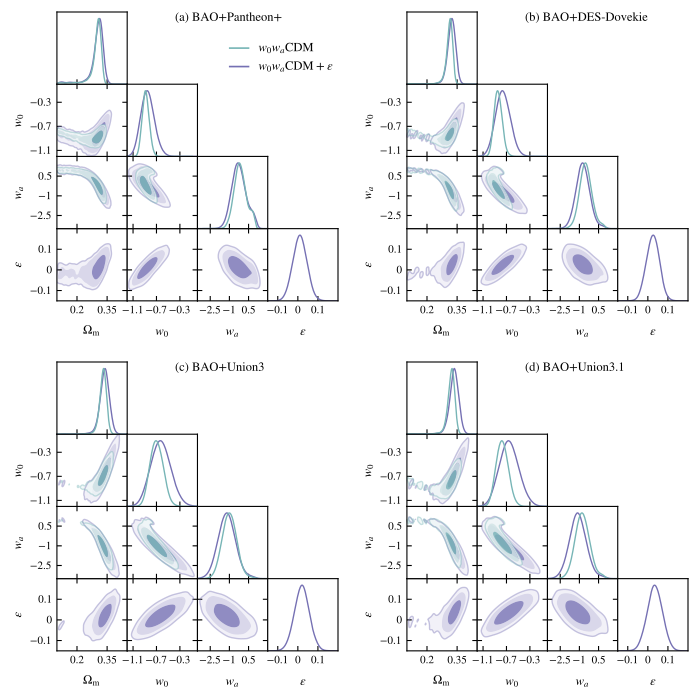

Here is the Python script that generated this plot:
#!/usr/bin/env python3
"""Figure 5: w0waCDM and w0waCDM + epsilon triangle plots for each SN compilation.

Each 3.5-inch panel is a native GetDist triangle plot overlaying the CPL
posterior with epsilon = 0 (no epsilon subplots) and with free epsilon. All
panels share the same limits and ticks so they can be compared directly. The
four vector panels are assembled, without rasterization, into one 7 x 7 inch PDF.
"""
from __future__ import annotations

import json
import sys
import tempfile
from pathlib import Path

# Direct execution puts figures/ on the import path; include the project root.
if __package__ in (None, ""):
    sys.path.insert(0, str(Path(__file__).resolve().parent.parent))

from figures.common import FIGURE_DIR, PURPLE, SAMPLE_KEYS, STYLE, TEAL, write_values

import matplotlib as mpl
import matplotlib.pyplot as plt
import numpy as np
import pymupdf
from getdist import MCSamples, chains, plots
from matplotlib.lines import Line2D

from src.posterior_io import RUN_ROOT, load_run
from src.release_io import repo_relative

OUTPUT = FIGURE_DIR / "figure5.pdf"
# (model, colour, legend label); free epsilon is drawn first, as in Fig. 2.
MODELS = (
    ("w0wa-epsilon", PURPLE, r"$w_0w_a{\rm CDM} + \varepsilon$"),
    ("w0wa", TEAL, r"$w_0w_a{\rm CDM}$"),
)
PARAMETER_LABELS = {"Omega_m": r"\Omega_{\rm m}", "w0": r"w_0", "wa": r"w_a", "epsilon": r"\epsilon"}
PARAMETERS = tuple(PARAMETER_LABELS)
# Shared limits, tick positions and tick labels for every panel.
AXES = {
    "Omega_m": ((0.10, 0.45), [0.2, 0.35], [r"$0.2$", r"$0.35$"]),
    "w0": ((-1.20, 0.00), [-1.1, -0.7, -0.3], [r"$-1.1$", r"$-0.7$", r"$-0.3$"]),
    "wa": ((-3.5, 2.0), [-2.5, -1.0, 0.5], [r"$-2.5$", r"$-1$", r"$0.5$"]),
    "epsilon": ((-0.15, 0.2), [-0.1, 0.0, 0.1], [r"$-0.1$", r"$0$", r"$0.1$"]),
}
PANEL_TITLES = (r"(a) BAO$+$Pantheon$+$", r"(b) BAO$+$DES-Dovekie",
                r"(c) BAO$+$Union3", r"(d) BAO$+$Union3.1")
FIGURE_SIZE_IN = 7.0
PANEL_SIZE_IN = 3.5
CONTOUR_PROBABILITIES = [0.68, 0.95, 0.99]


def load_posterior(sample: str, model: str) -> MCSamples:
    """Marginalize a validated nlive=3000 posterior to the plotted coordinates."""
    record = load_run(RUN_ROOT, sample, model)
    run = RUN_ROOT / f"{sample}+desi" / model
    summary = json.loads((run / "summary.json").read_text(encoding="utf-8"))
    if summary.get("nlive") != 3000 or summary.get("discard_exploration") is not True:
        raise ValueError(f"Expected nlive=3000 and discarded exploration in {run}")
    names = record["provenance"]["parameter_names"]
    parameters = [p for p in PARAMETERS if p in names]
    with np.load(run / "posterior.npz", allow_pickle=False) as posterior:
        # Selecting columns marginalizes the sampled calibration coordinates.
        samples = posterior["samples"][:, [names.index(p) for p in parameters]]
        weights = posterior["weights"]
        loglikes = -posterior["log_likelihoods"]
    previous = chains.print_load_details
    chains.print_load_details = False
    try:
        return MCSamples(samples=samples, weights=weights, loglikes=loglikes, names=parameters,
                         labels=[PARAMETER_LABELS[p] for p in parameters],
                         name_tag=f"{sample} {model}", settings={"ignore_rows": 0})
    finally:
        chains.print_load_details = previous


def render_panel(title: str, samples: list[MCSamples], output_path: Path, *, legend: bool) -> None:
    """Render one native GetDist triangle plot as a vector PDF."""
    g = plots.get_subplot_plotter(width_inch=PANEL_SIZE_IN, scaling=False)
    g.settings.num_plot_contours = len(CONTOUR_PROBABILITIES)
    g.settings.axes_fontsize = 8
    g.settings.axes_labelsize = 9
    g.settings.fontsize = 9
    g.settings.linewidth = 1.0
    g.settings.linewidth_contour = 1.0
    g.settings.alpha_filled_add = 0.30
    g.settings.solid_contour_palefactor = 0.65
    g.settings.figure_legend_frame = False
    g.triangle_plot(
        samples, params=list(PARAMETERS), filled=True,
        contour_colors=[color for _, color, _ in MODELS],
        line_args=[{"color": color, "lw": 1.0} for _, color, _ in MODELS],
        contour_args=[{"alpha": 0.8} for _ in MODELS],
        legend_labels=[],  # panel (a) receives a custom legend below
        param_limits={p: AXES[p][0] for p in PARAMETERS},
    )
    # g.subplots[row, column]: column is the x parameter, row the y parameter.
    for row, y_parameter in enumerate(PARAMETERS):
        for column, x_parameter in enumerate(PARAMETERS[:row + 1]):
            axis = g.subplots[row, column]
            if axis is None:
                continue
            limits, ticks, labels = AXES[x_parameter]
            axis.set_xlim(limits)
            axis.set_xticks(ticks)
            axis.set_xticklabels(labels)
            if row > column:
                limits, ticks, labels = AXES[y_parameter]
                axis.set_ylim(limits)
                axis.set_yticks(ticks)
                axis.set_yticklabels(labels)
    g.fig.set_size_inches(PANEL_SIZE_IN, PANEL_SIZE_IN, forward=True)
    g.fig.subplots_adjust(left=0.18, right=0.985, bottom=0.15, top=0.91, wspace=0.0, hspace=0.0)
    g.fig.text(0.5, 0.965, title, ha="left", va="top", fontsize=9)
    if legend:
        handles = [Line2D([], [], color=color, linewidth=1.2, label=label)
                   for _, color, label in MODELS]
        g.fig.legend(handles=handles[::-1], loc="upper right", bbox_to_anchor=(0.985, 0.91),
                     frameon=False, fontsize=9, handlelength=1.5, labelspacing=0.45)
    # No bbox_inches="tight": every panel must keep the same physical size.
    g.fig.savefig(output_path, format="pdf", transparent=False)
    plt.close(g.fig)


def assemble_panels(panel_paths: list[Path], output_path: Path) -> None:
    """Place the four vector panels on one page: (a) (b) on top, (c) (d) below."""
    size, step = 72.0 * PANEL_SIZE_IN, 72.0 * PANEL_SIZE_IN
    margin = 72.0 * (FIGURE_SIZE_IN - 2.0 * PANEL_SIZE_IN) / 2.0
    document = pymupdf.open()
    page = document.new_page(width=72.0 * FIGURE_SIZE_IN, height=72.0 * FIGURE_SIZE_IN)
    for index, panel_path in enumerate(panel_paths):
        x0 = margin + step * (index % 2)
        y0 = margin + step * (index // 2)  # PyMuPDF uses an upper-left origin.
        with pymupdf.open(panel_path) as source:
            page.show_pdf_page(pymupdf.Rect(x0, y0, x0 + size, y0 + size), source, 0,
                               keep_proportion=True, overlay=True)
    document.save(output_path, garbage=4, deflate=True)
    document.close()


def main() -> None:
    """Generate four GetDist triangles and assemble the final figure."""
    style = {**STYLE, "xtick.labelsize": 8, "ytick.labelsize": 8}
    OUTPUT.parent.mkdir(parents=True, exist_ok=True)
    with mpl.rc_context(style), tempfile.TemporaryDirectory() as temporary:
        panel_paths = []
        for index, (sample, title) in enumerate(zip(SAMPLE_KEYS, PANEL_TITLES, strict=True)):
            samples = [load_posterior(sample, model) for model, _, _ in MODELS]
            panel_paths.append(Path(temporary) / f"panel_{index}.pdf")
            render_panel(title, samples, panel_paths[-1], legend=index == 0)
        assemble_panels(panel_paths, OUTPUT)

    records = {f"{sample}/{model}": {"nlive": 3000, "discard_exploration": True,
                                     **load_run(RUN_ROOT, sample, model)["provenance"]}
               for sample in SAMPLE_KEYS for model, _, _ in MODELS}
    write_values(OUTPUT, {
        "run_root": repo_relative(RUN_ROOT), "runs": records,
        "plotted_parameters": list(PARAMETERS), "contour_probabilities": CONTOUR_PROBABILITIES,
        "axes": {p: {"limits": list(limits), "ticks": ticks} for p, (limits, ticks, _) in AXES.items()},
        "method": "GetDist weighted marginalized densities with default smoothing; ignore_rows=0",
        "calibration_treatment": "explicit_sampling; H0rd and nu marginalized",
        "pdf": repo_relative(OUTPUT),
    })
    print(f"Wrote {OUTPUT}")


if __name__ == "__main__":
    main()
